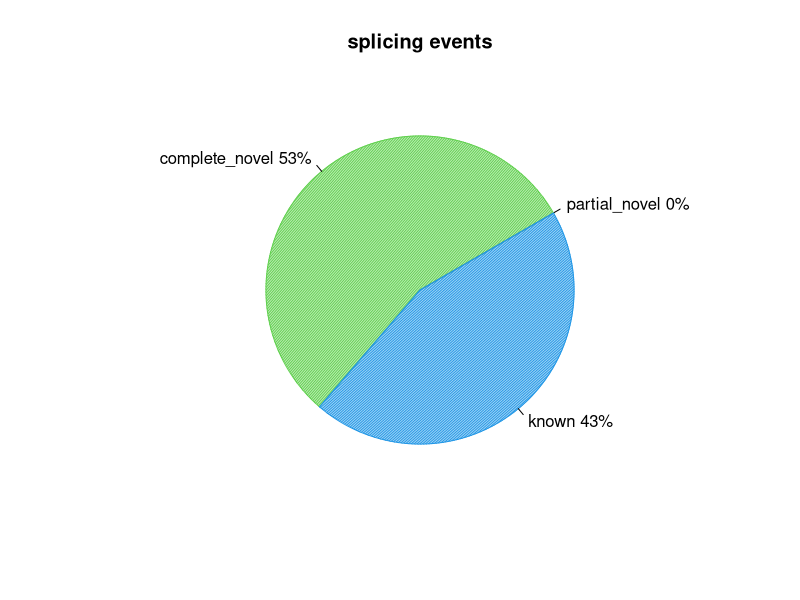
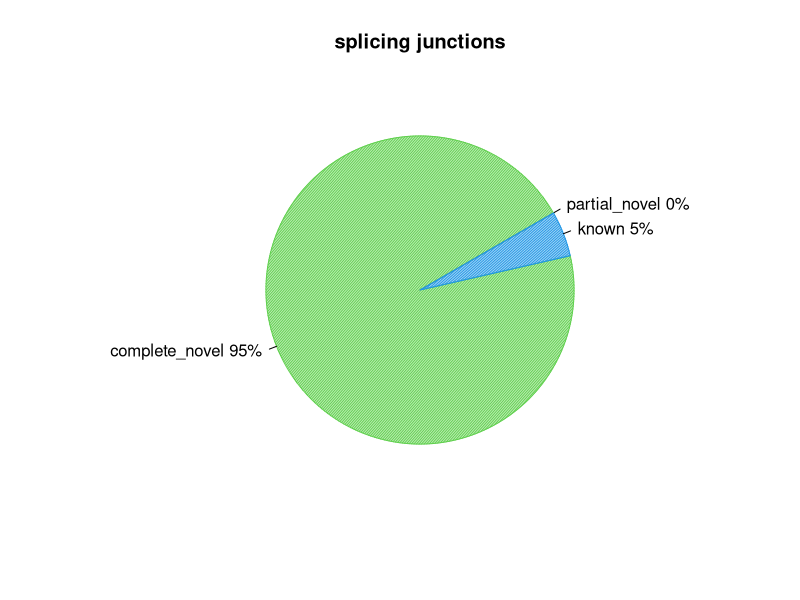

Reproduce these figures in R, in order.
pdf("RAP1_UNINDUCED_REP1.splice_events.pdf")
events=c(0.0,53.44827586206897,43.10344827586207)
pie(events,col=c(2,3,4),init.angle=30,angle=c(60,120,150),density=c(70,70,70),main="splicing events",labels=c("partial_novel 0%","complete_novel 53%","known 43%"))
dev.off()
pdf("RAP1_UNINDUCED_REP1.splice_junction.pdf")
junction=c(0.0,95.23809523809524,4.761904761904762)
pie(junction,col=c(2,3,4),init.angle=30,angle=c(60,120,150),density=c(70,70,70),main="splicing junctions",labels=c("partial_novel 0%","complete_novel 95%","known 5%"))
dev.off()
